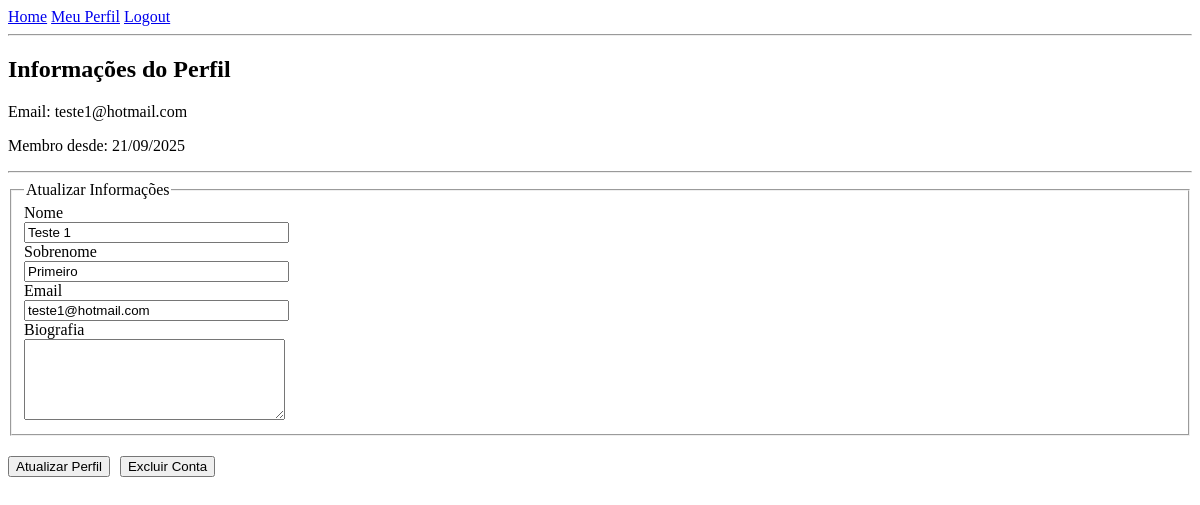
Before: /perfil (signed in) with the older database file.
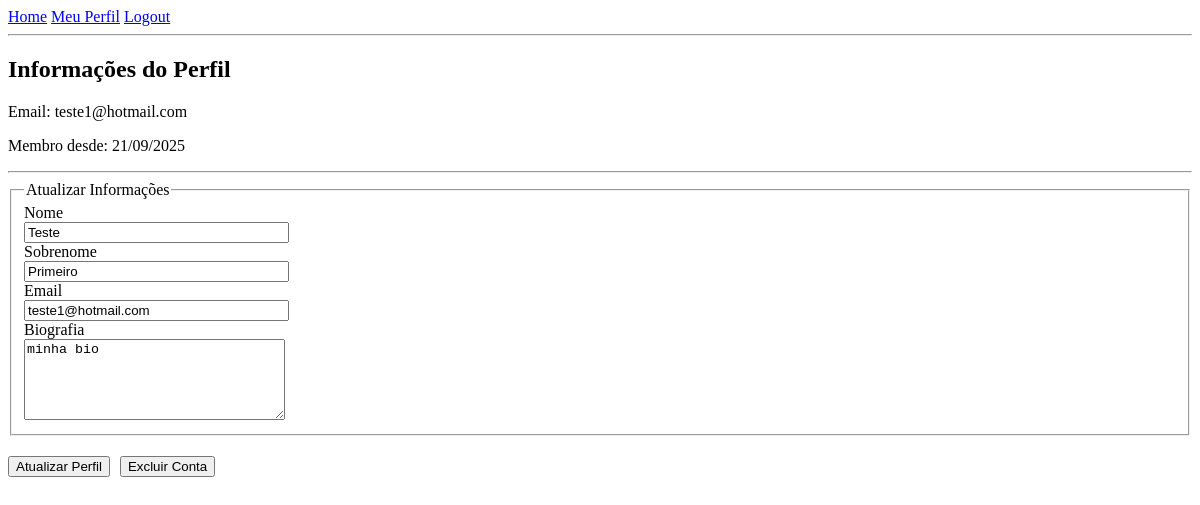
After: the same page with the newer database file.
### models.py (models this page shows, shortened)
class User(db.Model, UserMixin):
    id = db.Column(db.Integer, primary_key=True)
    nome = db.Column(db.String(255), nullable=False)
    sobrenome = db.Column(db.String(255), nullable=False)
    senha = db.Column(db.String(255), nullable=False) # Atenção: Lembre-se de hashear a senha!
    email = db.Column(db.String(255), unique=True, nullable=False)
    biografia = db.Column(db.Text, nullable=True)
    avatar_url = db.Column(db.String(255), nullable=True)
    data_registro = db.Column(db.DateTime, nullable=False, default=datetime.utcnow)
    posts = db.relationship('Post', backref='author', lazy=True)

### routes.py (the view)
@app.route("/perfil", methods=['GET', 'POST'])
@login_required # Protege a rota, só usuários logados podem acessar
def perfil():
    form = UpdateProfileForm()
    if form.validate_on_submit():
        current_user.nome = form.nome.data
        current_user.sobrenome = form.sobrenome.data
        current_user.email = form.email.data
        current_user.biografia = form.biografia.data
        db.session.commit()
        return redirect(url_for('perfil'))
    elif request.method == 'GET':
        form.nome.data = current_user.nome
        form.sobrenome.data = current_user.sobrenome
        form.email.data = current_user.email
        form.biografia.data = current_user.biografia
    return render_template('perfil.html', title='Meu Perfil', form=form)

### forms.py (shortened to what this page needs)
class UpdateProfileForm(FlaskForm):
    nome = StringField('Nome',
                           validators=[DataRequired(), Length(min=2, max=20)])
    sobrenome = StringField('Sobrenome',
                           validators=[DataRequired(), Length(min=2, max=20)])
    email = StringField('Email',
                        validators=[DataRequired(), Email()])
    biografia = TextAreaField('Biografia')
    submit = SubmitField('Atualizar Perfil')

### main.py (called while the page is built)
    @login_manager.user_loader
    def load_user(user_id):
        return User.query.get(int(user_id))

### templates/perfil.html (shortened to what this page needs)
<!DOCTYPE html>
<html lang="pt-br">
<head>
</head>
<body>
    <header>
        <a href="{{ url_for('homepage') }}">Home</a>
        <a href="{{ url_for('perfil') }}">Meu Perfil</a>
        <a href="{{ url_for('logout') }}">Logout</a>
        <hr>
    </header>
    <main>
        <div>
            <h2>Informações do Perfil</h2>
            <p>Email: {{ current_user.email }}</p>
            <p>Membro desde: {{ current_user.data_registro.strftime('%d/%m/%Y') }}</p>
        </div>
        <hr>
        <form method="POST" action="">
            <fieldset>
                <legend>Atualizar Informações</legend>
                <div>
                    {{ form.nome.label }}<br>
                    {{ form.nome(size=30) }}
                </div>
                <div>
                    {{ form.sobrenome.label }}<br>
                    {{ form.sobrenome(size=30) }}
                </div>
                <div>
                    {{ form.email.label }}<br>
                    {{ form.email(size=30) }}
                </div>
                <div>
                    {{ form.biografia.label }}<br>
                    {{ form.biografia(rows=5, cols=30) }}
                </div>
            </fieldset>
            <div style="display: flex; align-items: center; gap: 10px; margin-top: 20px;">
                <div>
                    {{ form.submit() }}
                </div>
                <form action="{{ url_for('delete_profile') }}" method="POST" style="margin: 0;">
                    <input type="submit" value="Excluir Conta"
                           onclick="return confirm('Você tem CERTEZA que deseja excluir sua conta? Todos os seus posts e dados serão apagados para sempre.');">
                </form>
            </div>
        </form>
    </main>
</body>
</html>

Changed rows visible on the page:
changed User "teste1@hotmail.com": nome "Teste 1" → "Teste"; biografia (not shown) → "minha bio"
